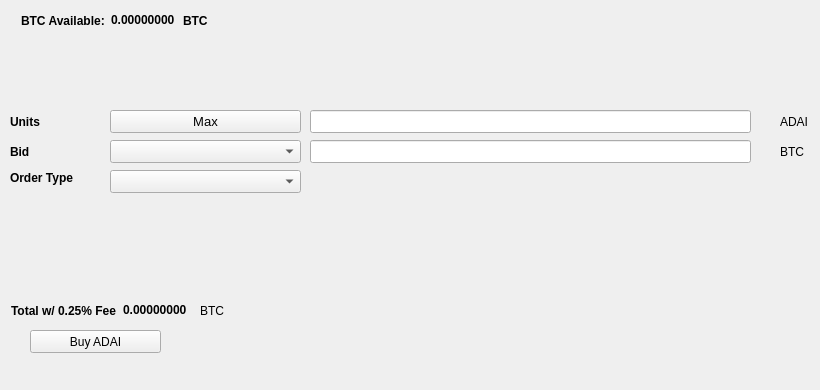
   <widget class="QWidget" name="BuyTab">
    <attribute name="title">
     <string>Buy</string>
    </attribute>
    <widget class="QPushButton" name="BuyADAI">
     <property name="geometry">
      <rect>
       <x>30</x>
       <y>330</y>
       <width>131</width>
       <height>23</height>
      </rect>
     </property>
     <property name="text">
      <string>Buy ADAI</string>
     </property>
     <property name="icon">
      <iconset resource="../adsai.qrc">
       <normaloff>:/icons/bitcoin</normaloff>:/icons/bitcoin</iconset>
     </property>
    </widget>
    <widget class="QLabel" name="label_3">
     <property name="geometry">
      <rect>
       <x>10</x>
       <y>110</y>
       <width>46</width>
       <height>23</height>
      </rect>
     </property>
     <property name="font">
      <font>
       <weight>75</weight>
       <bold>true</bold>
      </font>
     </property>
     <property name="text">
      <string>Units</string>
     </property>
    </widget>
    <widget class="QLineEdit" name="UnitsInput">
     <property name="geometry">
      <rect>
       <x>310</x>
       <y>110</y>
       <width>441</width>
       <height>23</height>
      </rect>
     </property>
     <property name="font">
      <font>
       <pointsize>9</pointsize>
       <weight>75</weight>
       <bold>true</bold>
      </font>
     </property>
    </widget>
    <widget class="QLineEdit" name="BuyBidPriceEdit">
     <property name="geometry">
      <rect>
       <x>310</x>
       <y>140</y>
       <width>441</width>
       <height>23</height>
      </rect>
     </property>
     <property name="font">
      <font>
       <pointsize>9</pointsize>
       <weight>75</weight>
       <bold>true</bold>
      </font>
     </property>
    </widget>
    <widget class="QLabel" name="label_4">
     <property name="geometry">
      <rect>
       <x>780</x>
       <y>110</y>
       <width>31</width>
       <height>23</height>
      </rect>
     </property>
     <property name="text">
      <string>ADAI</string>
     </property>
    </widget>
    <widget class="QLabel" name="label_5">
     <property name="geometry">
      <rect>
       <x>780</x>
       <y>140</y>
       <width>31</width>
       <height>23</height>
      </rect>
     </property>
     <property name="text">
      <string>BTC</string>
     </property>
    </widget>
    <widget class="QLabel" name="label_6">
     <property name="geometry">
      <rect>
       <x>10</x>
       <y>140</y>
       <width>46</width>
       <height>23</height>
      </rect>
     </property>
     <property name="font">
      <font>
       <weight>75</weight>
       <bold>true</bold>
      </font>
     </property>
     <property name="text">
      <string>Bid</string>
     </property>
    </widget>
    <widget class="QLabel" name="label_7">
     <property name="geometry">
      <rect>
       <x>10</x>
       <y>170</y>
       <width>91</width>
       <height>16</height>
      </rect>
     </property>
     <property name="font">
      <font>
       <weight>75</weight>
       <bold>true</bold>
      </font>
     </property>
     <property name="text">
      <string>Order Type</string>
     </property>
    </widget>
    <widget class="QPushButton" name="Buy_Max_Amount">
     <property name="geometry">
      <rect>
       <x>110</x>
       <y>110</y>
       <width>191</width>
       <height>23</height>
      </rect>
     </property>
     <property name="font">
      <font>
       <pointsize>10</pointsize>
      </font>
     </property>
     <property name="text">
      <string>Max</string>
     </property>
    </widget>
    <widget class="QComboBox" name="BuyBidcomboBox">
     <property name="geometry">
      <rect>
       <x>110</x>
       <y>140</y>
       <width>191</width>
       <height>23</height>
      </rect>
     </property>
     <property name="font">
      <font>
       <pointsize>10</pointsize>
      </font>
     </property>
    </widget>
    <widget class="QComboBox" name="buyOrdertypeCombo">
     <property name="geometry">
      <rect>
       <x>110</x>
       <y>170</y>
       <width>191</width>
       <height>23</height>
      </rect>
     </property>
     <property name="font">
      <font>
       <pointsize>10</pointsize>
      </font>
     </property>
    </widget>
    <widget class="QWidget" name="layoutWidget1">
     <property name="geometry">
      <rect>
       <x>21</x>
       <y>11</y>
       <width>227</width>
       <height>19</height>
      </rect>
     </property>
     <layout class="QHBoxLayout" name="horizontalLayout_3">
      <item>
       <widget class="QLabel" name="label232">
        <property name="font">
         <font>
          <weight>75</weight>
          <bold>true</bold>
         </font>
        </property>
        <property name="text">
         <string>BTC Available:</string>
        </property>
       </widget>
      </item>
      <item>
       <widget class="QLabel" name="BtcAvailableLbl">
        <property name="palette">
         <palette>
          <active>
           <colorrole role="WindowText">
            <brush brushstyle="SolidPattern">
             <color alpha="255">
              <red>0</red>
              <green>0</green>
              <blue>0</blue>
             </color>
            </brush>
           </colorrole>
           <colorrole role="Button">
            <brush brushstyle="SolidPattern">
             <color alpha="255">
              <red>0</red>
              <green>170</green>
              <blue>0</blue>
             </color>
            </brush>
           </colorrole>
           <colorrole role="Light">
            <brush brushstyle="SolidPattern">
             <color alpha="255">
              <red>0</red>
              <green>255</green>
              <blue>0</blue>
             </color>
            </brush>
           </colorrole>
           <colorrole role="Midlight">
            <brush brushstyle="SolidPattern">
             <color alpha="255">
              <red>0</red>
              <green>212</green>
              <blue>0</blue>
             </color>
            </brush>
           </colorrole>
           <colorrole role="Dark">
            <brush brushstyle="SolidPattern">
             <color alpha="255">
              <red>0</red>
              <green>85</green>
              <blue>0</blue>
             </color>
            </brush>
           </colorrole>
           <colorrole role="Mid">
            <brush brushstyle="SolidPattern">
             <color alpha="255">
              <red>0</red>
              <green>113</green>
              <blue>0</blue>
             </color>
            </brush>
           </colorrole>
           <colorrole role="Text">
            <brush brushstyle="SolidPattern">
             <color alpha="255">
              <red>0</red>
              <green>170</green>
              <blue>0</blue>
             </color>
            </brush>
           </colorrole>
           <colorrole role="BrightText">
            <brush brushstyle="SolidPattern">
             <color alpha="255">
              <red>255</red>
              <green>255</green>
              <blue>255</blue>
             </color>
            </brush>
           </colorrole>
           <colorrole role="ButtonText">
            <brush brushstyle="SolidPattern">
             <color alpha="255">
              <red>0</red>
              <green>0</green>
              <blue>0</blue>
             </color>
            </brush>
           </colorrole>
           <colorrole role="Base">
            <brush brushstyle="SolidPattern">
             <color alpha="255">
              <red>255</red>
              <green>255</green>
              <blue>255</blue>
             </color>
            </brush>
           </colorrole>
           <colorrole role="Window">
            <brush brushstyle="SolidPattern">
             <color alpha="255">
              <red>0</red>
              <green>170</green>
              <blue>0</blue>
             </color>
            </brush>
           </colorrole>
           <colorrole role="Shadow">
            <brush brushstyle="SolidPattern">
             <color alpha="255">
              <red>0</red>
              <green>0</green>
              <blue>0</blue>
             </color>
            </brush>
           </colorrole>
           <colorrole role="AlternateBase">
            <brush brushstyle="SolidPattern">
             <color alpha="255">
              <red>127</red>
              <green>212</green>
              <blue>127</blue>
             </color>
            </brush>
           </colorrole>
           <colorrole role="ToolTipBase">
            <brush brushstyle="SolidPattern">
             <color alpha="255">
              <red>255</red>
              <green>255</green>
              <blue>220</blue>
             </color>
            </brush>
           </colorrole>
           <colorrole role="ToolTipText">
            <brush brushstyle="SolidPattern">
             <color alpha="255">
              <red>0</red>
              <green>0</green>
              <blue>0</blue>
             </color>
            </brush>
           </colorrole>
          </active>
          <inactive>
           <colorrole role="WindowText">
            <brush brushstyle="SolidPattern">
             <color alpha="255">
              <red>0</red>
              <green>0</green>
              <blue>0</blue>
             </color>
            </brush>
           </colorrole>
           <colorrole role="Button">
            <brush brushstyle="SolidPattern">
             <color alpha="255">
              <red>0</red>
              <green>170</green>
              <blue>0</blue>
             </color>
            </brush>
           </colorrole>
           <colorrole role="Light">
            <brush brushstyle="SolidPattern">
             <color alpha="255">
              <red>0</red>
              <green>255</green>
              <blue>0</blue>
             </color>
            </brush>
           </colorrole>
           <colorrole role="Midlight">
            <brush brushstyle="SolidPattern">
             <color alpha="255">
              <red>0</red>
              <green>212</green>
              <blue>0</blue>
             </color>
            </brush>
           </colorrole>
           <colorrole role="Dark">
            <brush brushstyle="SolidPattern">
             <color alpha="255">
              <red>0</red>
              <green>85</green>
              <blue>0</blue>
             </color>
            </brush>
           </colorrole>
           <colorrole role="Mid">
            <brush brushstyle="SolidPattern">
             <color alpha="255">
              <red>0</red>
              <green>113</green>
              <blue>0</blue>
             </color>
            </brush>
           </colorrole>
           <colorrole role="Text">
            <brush brushstyle="SolidPattern">
             <color alpha="255">
              <red>0</red>
              <green>170</green>
              <blue>0</blue>
             </color>
            </brush>
           </colorrole>
           <colorrole role="BrightText">
            <brush brushstyle="SolidPattern">
             <color alpha="255">
              <red>255</red>
              <green>255</green>
              <blue>255</blue>
             </color>
            </brush>
           </colorrole>
           <colorrole role="ButtonText">
            <brush brushstyle="SolidPattern">
             <color alpha="255">
              <red>0</red>
              <green>0</green>
              <blue>0</blue>
             </color>
            </brush>
           </colorrole>
           <colorrole role="Base">
            <brush brushstyle="SolidPattern">
             <color alpha="255">
              <red>255</red>
              <green>255</green>
              <blue>255</blue>
             </color>
            </brush>
           </colorrole>
           <colorrole role="Window">
            <brush brushstyle="SolidPattern">
             <color alpha="255">
              <red>0</red>
              <green>170</green>
              <blue>0</blue>
             </color>
            </brush>
           </colorrole>
           <colorrole role="Shadow">
            <brush brushstyle="SolidPattern">
             <color alpha="255">
              <red>0</red>
              <green>0</green>
              <blue>0</blue>
             </color>
            </brush>
           </colorrole>
           <colorrole role="AlternateBase">
            <brush brushstyle="SolidPattern">
             <color alpha="255">
              <red>127</red>
              <green>212</green>
              <blue>127</blue>
             </color>
            </brush>
           </colorrole>
           <colorrole role="ToolTipBase">
            <brush brushstyle="SolidPattern">
             <color alpha="255">
              <red>255</red>
              <green>255</green>
              <blue>220</blue>
             </color>
            </brush>
           </colorrole>
           <colorrole role="ToolTipText">
            <brush brushstyle="SolidPattern">
             <color alpha="255">
              <red>0</red>
              <green>0</green>
              <blue>0</blue>
             </color>
            </brush>
           </colorrole>
          </inactive>
          <disabled>
           <colorrole role="WindowText">
            <brush brushstyle="SolidPattern">
             <color alpha="255">
              <red>0</red>
              <green>85</green>
              <blue>0</blue>
             </color>
            </brush>
           </colorrole>
           <colorrole role="Button">
            <brush brushstyle="SolidPattern">
             <color alpha="255">
              <red>0</red>
              <green>170</green>
              <blue>0</blue>
             </color>
            </brush>
           </colorrole>
           <colorrole role="Light">
            <brush brushstyle="SolidPattern">
             <color alpha="255">
              <red>0</red>
              <green>255</green>
              <blue>0</blue>
             </color>
            </brush>
           </colorrole>
           <colorrole role="Midlight">
            <brush brushstyle="SolidPattern">
             <color alpha="255">
              <red>0</red>
              <green>212</green>
              <blue>0</blue>
             </color>
            </brush>
           </colorrole>
           <colorrole role="Dark">
            <brush brushstyle="SolidPattern">
             <color alpha="255">
              <red>0</red>
              <green>85</green>
              <blue>0</blue>
             </color>
            </brush>
           </colorrole>
           <colorrole role="Mid">
            <brush brushstyle="SolidPattern">
             <color alpha="255">
              <red>0</red>
              <green>113</green>
              <blue>0</blue>
             </color>
            </brush>
           </colorrole>
           <colorrole role="Text">
            <brush brushstyle="SolidPattern">
             <color alpha="255">
              <red>0</red>
              <green>85</green>
              <blue>0</blue>
             </color>
            </brush>
           </colorrole>
           <colorrole role="BrightText">
            <brush brushstyle="SolidPattern">
             <color alpha="255">
              <red>255</red>
              <green>255</green>
              <blue>255</blue>
             </color>
            </brush>
           </colorrole>
           <colorrole role="ButtonText">
            <brush brushstyle="SolidPattern">
             <color alpha="255">
              <red>0</red>
              <green>85</green>
              <blue>0</blue>
             </color>
            </brush>
           </colorrole>
           <colorrole role="Base">
            <brush brushstyle="SolidPattern">
             <color alpha="255">
              <red>0</red>
              <green>170</green>
              <blue>0</blue>
             </color>
            </brush>
           </colorrole>
           <colorrole role="Window">
            <brush brushstyle="SolidPattern">
             <color alpha="255">
              <red>0</red>
              <green>170</green>
              <blue>0</blue>
             </color>
            </brush>
           </colorrole>
           <colorrole role="Shadow">
            <brush brushstyle="SolidPattern">
             <color alpha="255">
              <red>0</red>
              <green>0</green>
              <blue>0</blue>
             </color>
            </brush>
           </colorrole>
           <colorrole role="AlternateBase">
            <brush brushstyle="SolidPattern">
             <color alpha="255">
              <red>0</red>
              <green>170</green>
              <blue>0</blue>
             </color>
            </brush>
           </colorrole>
           <colorrole role="ToolTipBase">
            <brush brushstyle="SolidPattern">
             <color alpha="255">
              <red>255</red>
              <green>255</green>
              <blue>220</blue>
             </color>
            </brush>
           </colorrole>
           <colorrole role="ToolTipText">
            <brush brushstyle="SolidPattern">
             <color alpha="255">
              <red>0</red>
              <green>0</green>
              <blue>0</blue>
             </color>
            </brush>
           </colorrole>
          </disabled>
         </palette>
        </property>
        <property name="font">
         <font>
          <weight>75</weight>
          <bold>true</bold>
         </font>
        </property>
        <property name="text">
         <string>0.00000000</string>
        </property>
        <property name="textInteractionFlags">
         <set>Qt::LinksAccessibleByMouse|Qt::TextSelectableByKeyboard|Qt::TextSelectableByMouse</set>
        </property>
       </widget>
      </item>
      <item>
       <widget class="QLabel" name="BtcAvailableLbl_2">
        <property name="font">
         <font>
          <weight>75</weight>
          <bold>true</bold>
         </font>
        </property>
        <property name="text">
         <string>BTC</string>
        </property>
       </widget>
      </item>
     </layout>
    </widget>
    <widget class="QWidget" name="layoutWidge2">
     <property name="geometry">
      <rect>
       <x>11</x>
       <y>301</y>
       <width>259</width>
       <height>19</height>
      </rect>
     </property>
     <layout class="QHBoxLayout" name="horizontalLayout_4">
      <item>
       <widget class="QLabel" name="label_9">
        <property name="font">
         <font>
          <weight>75</weight>
          <bold>true</bold>
         </font>
        </property>
        <property name="text">
         <string>Total w/ 0.25% Fee</string>
        </property>
       </widget>
      </item>
      <item>
       <widget class="QLabel" name="BuyCostLabel">
        <property name="palette">
         <palette>
          <active>
           <colorrole role="WindowText">
            <brush brushstyle="SolidPattern">
             <color alpha="255">
              <red>0</red>
              <green>0</green>
              <blue>0</blue>
             </color>
            </brush>
           </colorrole>
           <colorrole role="Button">
            <brush brushstyle="SolidPattern">
             <color alpha="255">
              <red>0</red>
              <green>170</green>
              <blue>0</blue>
             </color>
            </brush>
           </colorrole>
           <colorrole role="Light">
            <brush brushstyle="SolidPattern">
             <color alpha="255">
              <red>0</red>
              <green>255</green>
              <blue>0</blue>
             </color>
            </brush>
           </colorrole>
           <colorrole role="Midlight">
            <brush brushstyle="SolidPattern">
             <color alpha="255">
              <red>0</red>
              <green>212</green>
              <blue>0</blue>
             </color>
            </brush>
           </colorrole>
           <colorrole role="Dark">
            <brush brushstyle="SolidPattern">
             <color alpha="255">
              <red>0</red>
              <green>85</green>
              <blue>0</blue>
             </color>
            </brush>
           </colorrole>
           <colorrole role="Mid">
            <brush brushstyle="SolidPattern">
             <color alpha="255">
              <red>0</red>
              <green>113</green>
              <blue>0</blue>
             </color>
            </brush>
           </colorrole>
           <colorrole role="Text">
            <brush brushstyle="SolidPattern">
             <color alpha="255">
              <red>0</red>
              <green>170</green>
              <blue>0</blue>
             </color>
            </brush>
           </colorrole>
           <colorrole role="BrightText">
            <brush brushstyle="SolidPattern">
             <color alpha="255">
              <red>255</red>
              <green>255</green>
              <blue>255</blue>
             </color>
            </brush>
           </colorrole>
           <colorrole role="ButtonText">
            <brush brushstyle="SolidPattern">
             <color alpha="255">
              <red>0</red>
              <green>0</green>
              <blue>0</blue>
             </color>
            </brush>
           </colorrole>
           <colorrole role="Base">
            <brush brushstyle="SolidPattern">
             <color alpha="255">
              <red>255</red>
              <green>255</green>
              <blue>255</blue>
             </color>
            </brush>
           </colorrole>
           <colorrole role="Window">
            <brush brushstyle="SolidPattern">
             <color alpha="255">
              <red>0</red>
              <green>170</green>
              <blue>0</blue>
             </color>
            </brush>
           </colorrole>
           <colorrole role="Shadow">
            <brush brushstyle="SolidPattern">
             <color alpha="255">
              <red>0</red>
              <green>0</green>
              <blue>0</blue>
             </color>
            </brush>
           </colorrole>
           <colorrole role="AlternateBase">
            <brush brushstyle="SolidPattern">
             <color alpha="255">
              <red>127</red>
              <green>212</green>
              <blue>127</blue>
             </color>
            </brush>
           </colorrole>
           <colorrole role="ToolTipBase">
            <brush brushstyle="SolidPattern">
             <color alpha="255">
              <red>255</red>
              <green>255</green>
              <blue>220</blue>
             </color>
            </brush>
           </colorrole>
           <colorrole role="ToolTipText">
            <brush brushstyle="SolidPattern">
             <color alpha="255">
              <red>0</red>
              <green>0</green>
              <blue>0</blue>
             </color>
            </brush>
           </colorrole>
          </active>
          <inactive>
           <colorrole role="WindowText">
            <brush brushstyle="SolidPattern">
             <color alpha="255">
              <red>0</red>
              <green>0</green>
              <blue>0</blue>
             </color>
            </brush>
           </colorrole>
           <colorrole role="Button">
            <brush brushstyle="SolidPattern">
             <color alpha="255">
              <red>0</red>
              <green>170</green>
              <blue>0</blue>
             </color>
            </brush>
           </colorrole>
           <colorrole role="Light">
            <brush brushstyle="SolidPattern">
             <color alpha="255">
              <red>0</red>
              <green>255</green>
              <blue>0</blue>
             </color>
            </brush>
           </colorrole>
           <colorrole role="Midlight">
            <brush brushstyle="SolidPattern">
             <color alpha="255">
              <red>0</red>
              <green>212</green>
              <blue>0</blue>
             </color>
            </brush>
           </colorrole>
           <colorrole role="Dark">
            <brush brushstyle="SolidPattern">
             <color alpha="255">
              <red>0</red>
              <green>85</green>
              <blue>0</blue>
             </color>
            </brush>
           </colorrole>
           <colorrole role="Mid">
            <brush brushstyle="SolidPattern">
             <color alpha="255">
              <red>0</red>
              <green>113</green>
              <blue>0</blue>
             </color>
            </brush>
           </colorrole>
           <colorrole role="Text">
            <brush brushstyle="SolidPattern">
             <color alpha="255">
              <red>0</red>
              <green>170</green>
              <blue>0</blue>
             </color>
            </brush>
           </colorrole>
           <colorrole role="BrightText">
            <brush brushstyle="SolidPattern">
             <color alpha="255">
              <red>255</red>
              <green>255</green>
              <blue>255</blue>
             </color>
            </brush>
           </colorrole>
           <colorrole role="ButtonText">
            <brush brushstyle="SolidPattern">
             <color alpha="255">
              <red>0</red>
              <green>0</green>
              <blue>0</blue>
             </color>
            </brush>
           </colorrole>
           <colorrole role="Base">
            <brush brushstyle="SolidPattern">
             <color alpha="255">
              <red>255</red>
              <green>255</green>
              <blue>255</blue>
             </color>
            </brush>
           </colorrole>
           <colorrole role="Window">
            <brush brushstyle="SolidPattern">
             <color alpha="255">
              <red>0</red>
              <green>170</green>
              <blue>0</blue>
             </color>
            </brush>
           </colorrole>
           <colorrole role="Shadow">
            <brush brushstyle="SolidPattern">
             <color alpha="255">
              <red>0</red>
              <green>0</green>
              <blue>0</blue>
             </color>
            </brush>
           </colorrole>
           <colorrole role="AlternateBase">
            <brush brushstyle="SolidPattern">
             <color alpha="255">
              <red>127</red>
              <green>212</green>
              <blue>127</blue>
             </color>
            </brush>
           </colorrole>
           <colorrole role="ToolTipBase">
            <brush brushstyle="SolidPattern">
             <color alpha="255">
              <red>255</red>
              <green>255</green>
              <blue>220</blue>
             </color>
            </brush>
           </colorrole>
           <colorrole role="ToolTipText">
            <brush brushstyle="SolidPattern">
             <color alpha="255">
              <red>0</red>
              <green>0</green>
              <blue>0</blue>
             </color>
            </brush>
           </colorrole>
          </inactive>
          <disabled>
           <colorrole role="WindowText">
            <brush brushstyle="SolidPattern">
             <color alpha="255">
              <red>0</red>
              <green>85</green>
              <blue>0</blue>
             </color>
            </brush>
           </colorrole>
           <colorrole role="Button">
            <brush brushstyle="SolidPattern">
             <color alpha="255">
              <red>0</red>
              <green>170</green>
              <blue>0</blue>
             </color>
            </brush>
           </colorrole>
           <colorrole role="Light">
            <brush brushstyle="SolidPattern">
             <color alpha="255">
              <red>0</red>
              <green>255</green>
              <blue>0</blue>
             </color>
            </brush>
           </colorrole>
           <colorrole role="Midlight">
            <brush brushstyle="SolidPattern">
             <color alpha="255">
              <red>0</red>
              <green>212</green>
              <blue>0</blue>
             </color>
            </brush>
           </colorrole>
           <colorrole role="Dark">
            <brush brushstyle="SolidPattern">
             <color alpha="255">
              <red>0</red>
              <green>85</green>
              <blue>0</blue>
             </color>
            </brush>
           </colorrole>
           <colorrole role="Mid">
            <brush brushstyle="SolidPattern">
             <color alpha="255">
              <red>0</red>
              <green>113</green>
              <blue>0</blue>
             </color>
            </brush>
           </colorrole>
           <colorrole role="Text">
            <brush brushstyle="SolidPattern">
             <color alpha="255">
              <red>0</red>
              <green>85</green>
              <blue>0</blue>
             </color>
            </brush>
           </colorrole>
           <colorrole role="BrightText">
            <brush brushstyle="SolidPattern">
             <color alpha="255">
              <red>255</red>
              <green>255</green>
              <blue>255</blue>
             </color>
            </brush>
           </colorrole>
           <colorrole role="ButtonText">
            <brush brushstyle="SolidPattern">
             <color alpha="255">
              <red>0</red>
              <green>85</green>
              <blue>0</blue>
             </color>
            </brush>
           </colorrole>
           <colorrole role="Base">
            <brush brushstyle="SolidPattern">
             <color alpha="255">
              <red>0</red>
              <green>170</green>
              <blue>0</blue>
             </color>
            </brush>
           </colorrole>
           <colorrole role="Window">
            <brush brushstyle="SolidPattern">
             <color alpha="255">
              <red>0</red>
              <green>170</green>
              <blue>0</blue>
             </color>
            </brush>
           </colorrole>
           <colorrole role="Shadow">
            <brush brushstyle="SolidPattern">
             <color alpha="255">
              <red>0</red>
              <green>0</green>
              <blue>0</blue>
             </color>
            </brush>
           </colorrole>
           <colorrole role="AlternateBase">
            <brush brushstyle="SolidPattern">
             <color alpha="255">
              <red>0</red>
              <green>170</green>
              <blue>0</blue>
             </color>
            </brush>
           </colorrole>
           <colorrole role="ToolTipBase">
            <brush brushstyle="SolidPattern">
             <color alpha="255">
              <red>255</red>
              <green>255</green>
              <blue>220</blue>
             </color>
            </brush>
           </colorrole>
           <colorrole role="ToolTipText">
            <brush brushstyle="SolidPattern">
             <color alpha="255">
              <red>0</red>
              <green>0</green>
              <blue>0</blue>
             </color>
            </brush>
           </colorrole>
          </disabled>
         </palette>
        </property>
        <property name="font">
         <font>
          <weight>75</weight>
          <bold>true</bold>
         </font>
        </property>
        <property name="autoFillBackground">
         <bool>false</bool>
        </property>
        <property name="text">
         <string>0.00000000</string>
        </property>
        <property name="textInteractionFlags">
         <set>Qt::LinksAccessibleByMouse|Qt::TextSelectableByMouse</set>
        </property>
       </widget>
      </item>
      <item>
       <widget class="QLabel" name="label_10">
        <property name="font">
         <font>
          <weight>50</weight>
          <bold>false</bold>
         </font>
        </property>
        <property name="text">
         <string>BTC</string>
        </property>
       </widget>
      </item>
     </layout>
    </widget>
    <widget class="QLabel" name="label_24">
     <property name="geometry">
      <rect>
       <x>460</x>
       <y>300</y>
       <width>281</width>
       <height>81</height>
      </rect>
     </property>
     <property name="text">
      <string/>
     </property>
     <property name="pixmap">
      <pixmap>:/images/bittrex</pixmap>
     </property>
    </widget>
   </widget>
